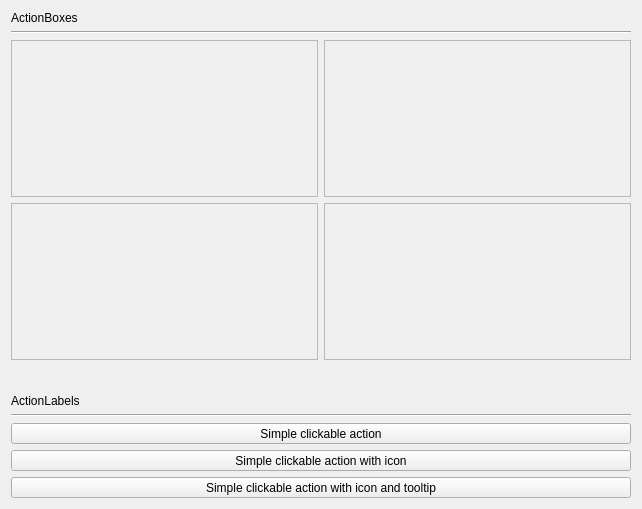
<?xml version="1.0" encoding="UTF-8"?>
<ui version="4.0">
 <class>MainWindow</class>
 <widget class="QWidget" name="MainWindow">
  <property name="geometry">
   <rect>
    <x>0</x>
    <y>0</y>
    <width>642</width>
    <height>509</height>
   </rect>
  </property>
  <property name="sizePolicy">
   <sizepolicy hsizetype="Minimum" vsizetype="Preferred">
    <horstretch>0</horstretch>
    <verstretch>0</verstretch>
   </sizepolicy>
  </property>
  <property name="windowTitle">
   <string>ActionBox Example</string>
  </property>
  <property name="styleSheet">
   <string notr="true">
MainWindow {
	background-color: white;
}
</string>
  </property>
  <layout class="QVBoxLayout" name="verticalLayout">
   <item>
    <layout class="QVBoxLayout" name="verticalLayout_3">
     <item>
      <widget class="QLabel" name="label">
       <property name="sizePolicy">
        <sizepolicy hsizetype="Preferred" vsizetype="Maximum">
         <horstretch>0</horstretch>
         <verstretch>0</verstretch>
        </sizepolicy>
       </property>
       <property name="text">
        <string>ActionBoxes</string>
       </property>
      </widget>
     </item>
     <item>
      <widget class="Line" name="line_2">
       <property name="orientation">
        <enum>Qt::Horizontal</enum>
       </property>
      </widget>
     </item>
    </layout>
   </item>
   <item>
    <layout class="QGridLayout" name="gridLayout_2">
     <item row="0" column="0">
      <widget class="QSint::ActionBox" name="ActionBox1">
       <property name="frameShape">
        <enum>QFrame::StyledPanel</enum>
       </property>
       <property name="frameShadow">
        <enum>QFrame::Raised</enum>
       </property>
      </widget>
     </item>
     <item row="1" column="0">
      <widget class="QSint::ActionBox" name="ActionBox2">
       <property name="frameShape">
        <enum>QFrame::StyledPanel</enum>
       </property>
       <property name="frameShadow">
        <enum>QFrame::Raised</enum>
       </property>
      </widget>
     </item>
     <item row="3" column="0">
      <spacer name="verticalSpacer">
       <property name="orientation">
        <enum>Qt::Vertical</enum>
       </property>
       <property name="sizeType">
        <enum>QSizePolicy::Minimum</enum>
       </property>
       <property name="sizeHint" stdset="0">
        <size>
         <width>94</width>
         <height>28</height>
        </size>
       </property>
      </spacer>
     </item>
     <item row="0" column="1">
      <widget class="QSint::ActionBox" name="ActionBox3">
       <property name="frameShape">
        <enum>QFrame::StyledPanel</enum>
       </property>
       <property name="frameShadow">
        <enum>QFrame::Raised</enum>
       </property>
      </widget>
     </item>
     <item row="1" column="1">
      <widget class="QSint::ActionBox" name="ActionBox4">
       <property name="frameShape">
        <enum>QFrame::StyledPanel</enum>
       </property>
       <property name="frameShadow">
        <enum>QFrame::Raised</enum>
       </property>
      </widget>
     </item>
    </layout>
   </item>
   <item>
    <layout class="QVBoxLayout" name="verticalLayout_4">
     <item>
      <widget class="QLabel" name="label_2">
       <property name="sizePolicy">
        <sizepolicy hsizetype="Preferred" vsizetype="Maximum">
         <horstretch>0</horstretch>
         <verstretch>0</verstretch>
        </sizepolicy>
       </property>
       <property name="text">
        <string>ActionLabels</string>
       </property>
      </widget>
     </item>
     <item>
      <widget class="Line" name="line">
       <property name="orientation">
        <enum>Qt::Horizontal</enum>
       </property>
      </widget>
     </item>
    </layout>
   </item>
   <item>
    <layout class="QVBoxLayout" name="verticalLayout_2">
     <item>
      <widget class="QSint::ActionLabel" name="ActionLabel1">
       <property name="sizePolicy">
        <sizepolicy hsizetype="Preferred" vsizetype="Fixed">
         <horstretch>0</horstretch>
         <verstretch>0</verstretch>
        </sizepolicy>
       </property>
       <property name="text">
        <string>Simple clickable action</string>
       </property>
      </widget>
     </item>
     <item>
      <widget class="QSint::ActionLabel" name="ActionLabel2">
       <property name="sizePolicy">
        <sizepolicy hsizetype="Preferred" vsizetype="Fixed">
         <horstretch>0</horstretch>
         <verstretch>0</verstretch>
        </sizepolicy>
       </property>
       <property name="text">
        <string>Simple clickable action with icon</string>
       </property>
       <property name="icon">
        <iconset resource="res.qrc">
         <normaloff>:/res/fileopen.png</normaloff>:/res/fileopen.png</iconset>
       </property>
      </widget>
     </item>
     <item>
      <widget class="QSint::ActionLabel" name="ActionLabel3">
       <property name="sizePolicy">
        <sizepolicy hsizetype="Preferred" vsizetype="Fixed">
         <horstretch>0</horstretch>
         <verstretch>0</verstretch>
        </sizepolicy>
       </property>
       <property name="toolTip">
        <string>Tooltip of the ActionLabel</string>
       </property>
       <property name="text">
        <string>Simple clickable action with icon and tooltip</string>
       </property>
       <property name="icon">
        <iconset resource="res.qrc">
         <normaloff>:/res/fileprint.png</normaloff>:/res/fileprint.png</iconset>
       </property>
      </widget>
     </item>
    </layout>
   </item>
  </layout>
 </widget>
 <customwidgets>
  <customwidget>
   <class>QSint::ActionLabel</class>
   <extends>QToolButton</extends>
   <header>QSintActions</header>
  </customwidget>
  <customwidget>
   <class>QSint::ActionBox</class>
   <extends>QFrame</extends>
   <header>QSintActions</header>
   <container>1</container>
  </customwidget>
 </customwidgets>
 <resources>
  <include location="res.qrc"/>
 </resources>
 <connections/>
</ui>
